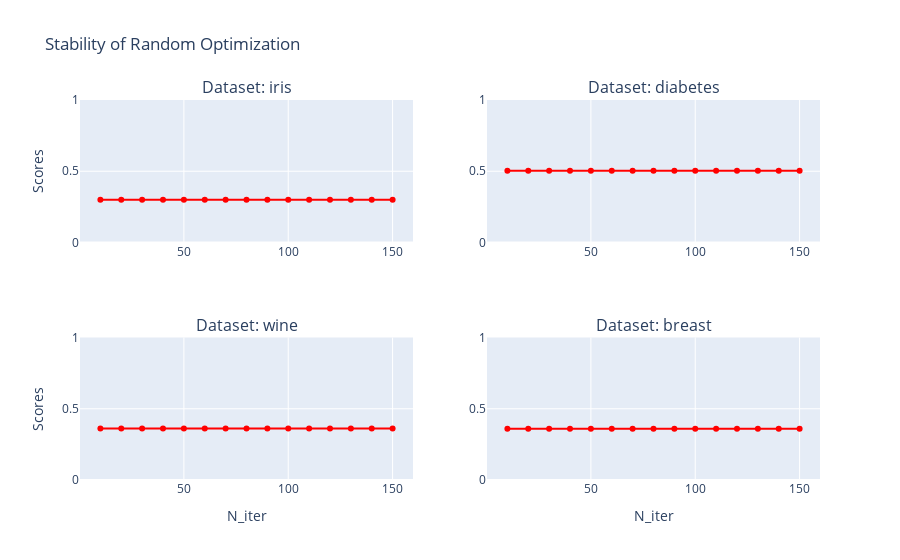

Write notebook code for a chart like this one.
### Markdown cell above
### XGBoost

### Code cell
plot_stability(results_random['XGboost']['scores_test'], 
               'Random', interval=10)

### Figure 1 — Plotly figure (JSON) as saved in the notebook; plotly's stock layout.template omitted (floating-point values rounded to 4 significant figures)
{"data": [{"line": {"color": "red"}, "mode": "markers+lines", "type": "scatter", "x": [10, 20, 30, 40, 50, 60, 70, 80, 90, 100, 110, 120, 130, 140, 150], "xaxis": "x", "y": [0.3, 0.3, 0.3, 0.3, 0.3, 0.3, 0.3, 0.3, 0.3, 0.3, 0.3, 0.3, 0.3, 0.3, 0.3], "yaxis": "y"}, {"line": {"color": "red"}, "mode": "markers+lines", "type": "scatter", "x": [10, 20, 30, 40, 50, 60, 70, 80, 90, 100, 110, 120, 130, 140, 150], "xaxis": "x2", "y": [0.5034, 0.5034, 0.5034, 0.5034, 0.5034, 0.5034, 0.5034, 0.5034, 0.5034, 0.5034, 0.5034, 0.5034, 0.5034, 0.5034, 0.5034], "yaxis": "y2"}, {"line": {"color": "red"}, "mode": "markers+lines", "type": "scatter", "x": [10, 20, 30, 40, 50, 60, 70, 80, 90, 100, 110, 120, 130, 140, 150], "xaxis": "x3", "y": [0.3612, 0.3612, 0.3612, 0.3612, 0.3612, 0.3612, 0.3612, 0.3612, 0.3612, 0.3612, 0.3612, 0.3612, 0.3612, 0.3612, 0.3612], "yaxis": "y3"}, {"line": {"color": "red"}, "mode": "markers+lines", "type": "scatter", "x": [10, 20, 30, 40, 50, 60, 70, 80, 90, 100, 110, 120, 130, 140, 150], "xaxis": "x4", "y": [0.3596, 0.3596, 0.3596, 0.3596, 0.3596, 0.3596, 0.3596, 0.3596, 0.3596, 0.3596, 0.3596, 0.3596, 0.3596, 0.3596, 0.3596], "yaxis": "y4"}], "layout": {"annotations": [{"font": {"size": 16}, "showarrow": false, "text": "Dataset: iris", "x": 0.225, "xanchor": "center", "xref": "paper", "y": 1, "yanchor": "bottom", "yref": "paper"}, {"font": {"size": 16}, "showarrow": false, "text": "Dataset: diabetes", "x": 0.775, "xanchor": "center", "xref": "paper", "y": 1, "yanchor": "bottom", "yref": "paper"}, {"font": {"size": 16}, "showarrow": false, "text": "Dataset: wine", "x": 0.225, "xanchor": "center", "xref": "paper", "y": 0.375, "yanchor": "bottom", "yref": "paper"}, {"font": {"size": 16}, "showarrow": false, "text": "Dataset: breast", "x": 0.775, "xanchor": "center", "xref": "paper", "y": 0.375, "yanchor": "bottom", "yref": "paper"}], "showlegend": false, "title": {"text": "Stability of Random Optimization"}, "xaxis": {"anchor": "y", "domain": [0, 0.45]}, "xaxis2": {"anchor": "y2", "domain": [0.55, 1]}, "xaxis3": {"anchor": "y3", "domain": [0, 0.45], "title": {"text": "N_iter"}}, "xaxis4": {"anchor": "y4", "domain": [0.55, 1], "title": {"text": "N_iter"}}, "yaxis": {"anchor": "x", "domain": [0.625, 1], "range": [0, 1], "title": {"text": "Scores"}}, "yaxis2": {"anchor": "x2", "domain": [0.625, 1], "range": [0, 1]}, "yaxis3": {"anchor": "x3", "domain": [0, 0.375], "range": [0, 1], "title": {"text": "Scores"}}, "yaxis4": {"anchor": "x4", "domain": [0, 0.375], "range": [0, 1]}}}
